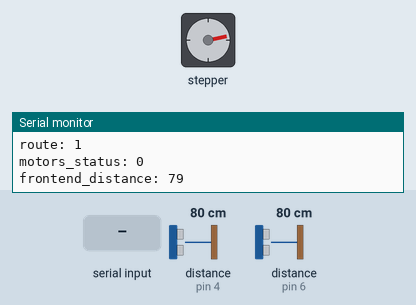
Recording of a sketch running on a simulated Arduino Uno, built with avr-gcc and run on an emulated ATmega328P. On the bench: stepper motor, the last lines printed to the serial monitor. Wiring (inferred from the names in the program): ultrasonic range finder: trigger pin 7; echo pin 6. The inputs (shaded band) are chosen by the test bench; at power-on: distance to the obstacle (sensors on pin 6, pin 4) 80 cm. The echo pulse lasts 58.3 µs per cm; stepper angles assume 2048 steps per turn.

Above: at 2.2 s.
2.3 s: distance to the obstacle (sensor on pin 6) set to 18 cm
At 2.45 s:
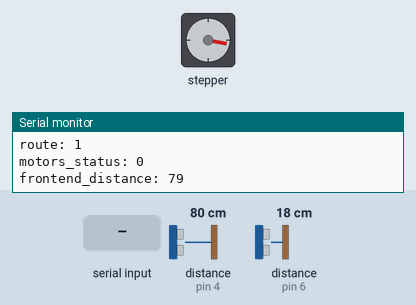
5.8 s: distance to the obstacle (sensor on pin 6) set to 250 cm
9.7 s: distance to the obstacle (sensor on pin 6) set to 2 cm
At 10.8 s:
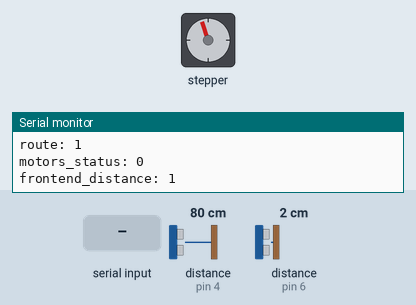
11.5 s: "motors_unlock" received over Serial
At 12.97 s:
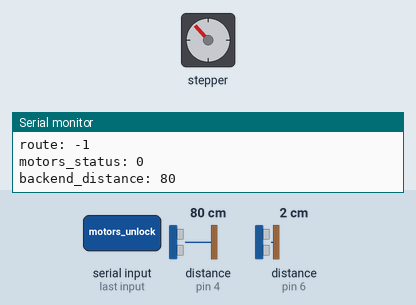
15.4 s: distance to the obstacle (sensor on pin 4) set to 11 cm
18.9 s: distance to the obstacle (sensor on pin 4) set to 8 cm
At 20.1 s:
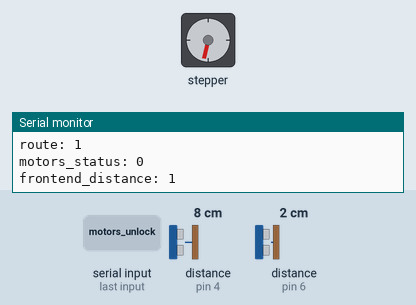
Timing chart, 0 to 21.5 s (numbered marks = the images above; inputs shaded):
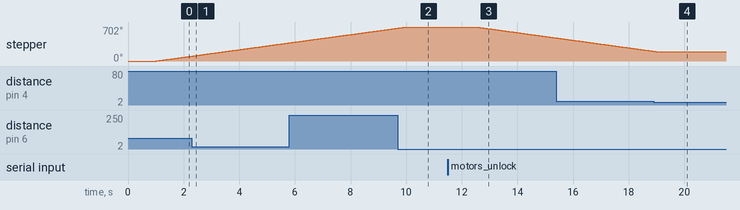

The sketch:

kiz_bocegi_arduino_code_folder.ino
```cpp
/*
  Asagidaki kodlar'da zamaninda yuksek tecrubeleriyle bize desteklerini esirgemeyen Sn. M. Said Bilgehan'in buyuk  katkileri bulunmaktadir.
  Bu katki, emek ve destekleri sebebiyle
  Sn. Bilgehan anisina aracimizin gomulu kodlarinda ismini saygiyla aniyor ve yasatiyoruz...
  gitlab.com/msaidbilgehan
*/

/*
  For motors control, using this tutorial:
  https://www.makerguides.com/l298n-stepper-motor-arduino-tutorial/

*/

///////////////////////
//      LIBRARY      //
///////////////////////
#include <AccelStepper.h>
#include <TimerOne.h>
///////////////////////
// DEVELOPER MODE    //
///////////////////////

#define IS_PRINT true
#define PRINT_DELAY_TIME 100

///////////////////////
// PIN CONFIGURATIONS//
///////////////////////

// Motor Pins
#define MotorInterfaceType 4 // for l298n : "4"

// Backend distance sensor
#define ECHO_PIN_BACKEND 4
#define TRIG_PIN_BACKEND 5

// Frontend distance sensor
#define ECHO_PIN_FRONT 6
#define TRIG_PIN_FRONT 7

////////////////////
// ENUM VARIABLES //
////////////////////
enum motor_status {
  MOTORS_FORWARD,
  MOTORS_BACKWARD,
  MOTORS_STOP
};

enum sensors{
  DISTANCE_SENSORS_FRONT,
  DISTANCE_SENSORS_BACKEND
};

//////////////////////
// SHARED VARIABLES //
//////////////////////

typedef struct kiz_bocegi_code_shared{

  motor_status status;

  int route = 1;
  int lock_motor = 0;

  long time_wave_front;   // front wave time value
  long distance_front;    // front distance value

  long time_wave_backend; // backend wave time value
  long distance_backend;  // backend distance value

  int motor_speed = 500;  // default value is 500 for motors_speed

  int stop_distance_backend_sensor; // if backend  distance less equal than this value, motors stops
  int stop_distance_frontend_sensor;// if frontend distance less equal than this value, motors stops

  volatile long ultrasonic_echo_start = 0;

  AccelStepper stepper_motors;

} kiz_bocegi;

kiz_bocegi g_shared;

void distance_sensors_configurations()
{
  pinMode(TRIG_PIN_FRONT, OUTPUT);
  pinMode(TRIG_PIN_BACKEND, OUTPUT);
  pinMode(ECHO_PIN_FRONT, INPUT);
  pinMode(ECHO_PIN_BACKEND, INPUT);

  set_sensor_stop_distance(9, 9);
}

void motor_configurations(){
  g_shared.stepper_motors = AccelStepper(MotorInterfaceType, 8, 9, 10, 11);
  g_shared.stepper_motors.setMaxSpeed(1000);
}

void set_speed(int speed)
{
  g_shared.motor_speed = speed;
}

void set_motor_status(motor_status flag)
{

  // This function is update motors_status.
  // Then set motor_pins low or high value using  digitalWrite function.

  switch (flag)
  {
    case MOTORS_FORWARD:
        g_shared.stepper_motors.setSpeed(g_shared.motor_speed);
        g_shared.stepper_motors.runSpeed();
      break;
    case MOTORS_BACKWARD:
        g_shared.stepper_motors.setSpeed(-g_shared.motor_speed);
        g_shared.stepper_motors.runSpeed();
      break;

    case MOTORS_STOP:
        g_shared.stepper_motors.stop();
      break;
  }
}

int get_distance(sensors flag)
{
  // This function gets distance value from distance sensors.

  int trig_pin, echo_pin;
  long *time_wave, *distance;

  switch (flag)
  {
    case DISTANCE_SENSORS_FRONT:
      trig_pin = TRIG_PIN_FRONT;
      echo_pin = ECHO_PIN_FRONT;
      time_wave = &g_shared.time_wave_front;
      distance = &g_shared.distance_front;
      break;
    case DISTANCE_SENSORS_BACKEND:
      trig_pin = TRIG_PIN_BACKEND;
      echo_pin = ECHO_PIN_BACKEND;
      time_wave = &g_shared.time_wave_backend;
      distance = &g_shared.distance_backend;
      break;
  }

  digitalWrite(trig_pin, LOW);
  delayMicroseconds(10);
  digitalWrite(trig_pin, HIGH);
  delayMicroseconds(10);
  digitalWrite(trig_pin, LOW);

  *time_wave = pulseIn(echo_pin, HIGH);
  *distance = *time_wave /29.1/2;

}

void threasold_distance_sensors(sensors flag)
{
  // if distance value is greater than 200, we set distance value to 200.

  switch (flag)
  {
  case DISTANCE_SENSORS_FRONT:
    if(g_shared.distance_front > 200)
      g_shared.distance_front = 200;
    break;

  case DISTANCE_SENSORS_BACKEND:
    if(g_shared.distance_backend > 200)
      g_shared.distance_backend = 200;
    break;
  }
}

void set_sensor_stop_distance(int frontend_distance, int backend_distance)
{
  g_shared.stop_distance_backend_sensor  = backend_distance;
  g_shared.stop_distance_frontend_sensor = frontend_distance;
}

void check_distance_sensors(sensors sensor){
  get_distance(sensor);
  threasold_distance_sensors(sensor);
}

void read_serial(){
  String serial_message = "";

  if (Serial.available() > 0)
  {
      serial_message = Serial.readString();
      serial_message.trim();
  }

  if (serial_message == "motors_forward")
  {
    set_motor_status(MOTORS_FORWARD);
  }
  else if (serial_message == "motors_backward")
  {
    set_motor_status(MOTORS_BACKWARD);
  }
  else if (serial_message == "motors_stop")
  {
    set_motor_status(MOTORS_STOP);
  }
  else if (serial_message == "motors_unlock"){
    g_shared.lock_motor = 0;
  }
  else if (serial_message.indexOf("new_speed: ") != -1)
  {
      serial_message.remove(0, 11);
      int new_speed = serial_message.toInt();
      set_speed(new_speed);
  }
}

void test_code_go_without_sensors()
{
  set_speed(500);
  set_motor_status(MOTORS_FORWARD);
}

void interrupt ()
{
  /*
    https://gelecegiyazanlar.turkcell.com.tr/konu/egitim/arduino-401/zaman-kesmesi-timer-interrupt
  */
  cli();
  TCCR1A = 0;
  TCCR1B = 0;
  TCNT1  = 0;
  OCR1A = 15624;
  TCCR1B |= (1 << WGM12);
  TCCR1B |= (1 << CS12) | (1 << CS10);
  TIMSK1 |= (1 << OCIE1A);

  sei();

}

void setup()
{
  distance_sensors_configurations();
  motor_configurations();
  interrupt();

  #if IS_PRINT
    Serial.begin(9600);
    delay(1000);
  #endif
}

void print_vehicle_status(){
  Serial.println("lock: " + String(g_shared.lock_motor));
  Serial.println("route: " + String(g_shared.route));
  Serial.println("motors_status: " + String(g_shared.status));
}

void print_distance(sensors sensor)
{
  switch (sensor)
  {
  case DISTANCE_SENSORS_FRONT:
    Serial.println("frontend_distance: " + String(g_shared.distance_front));
    break;

  case DISTANCE_SENSORS_BACKEND:
    Serial.println("backend_distance: " + String(g_shared.distance_backend));
    break;
  }
}


ISR(TIMER1_COMPA_vect)
{
  print_vehicle_status();

  if(g_shared.route == 1)
  {
    check_distance_sensors(DISTANCE_SENSORS_FRONT);
    print_distance(DISTANCE_SENSORS_FRONT);
  }

  else if (g_shared.route == -1)
  {
    check_distance_sensors(DISTANCE_SENSORS_BACKEND);
    print_distance(DISTANCE_SENSORS_BACKEND);
  }

}

void scenario()
{
  //  below lines are functions which calculate distance using distance_sensors and print info to serial monitor.

  read_serial();

  if (g_shared.route == 1)
  {
    g_shared.distance_backend = -1;
    if (g_shared.distance_front <= g_shared.stop_distance_frontend_sensor)
    {
      set_motor_status(MOTORS_STOP);
      g_shared.route = -1;
      g_shared.lock_motor = 1;
      delay(1000);

    }
    if (g_shared.lock_motor == 0)
      set_motor_status(MOTORS_FORWARD);

  }
  else if (g_shared.route == -1)
  {
    g_shared.distance_front = -1;
    if (g_shared.distance_backend <= g_shared.stop_distance_backend_sensor)
    {
      set_motor_status(MOTORS_STOP);
      g_shared.route = 1;
      g_shared.lock_motor = 1;
      delay(1000);
    }
    if (g_shared.lock_motor == 0)
      set_motor_status(MOTORS_BACKWARD);
  }
}
void loop()
{
  scenario();
}
```

Measured:
- the behaviour switches between 10 and 9 cm on distance to the obstacle (sensor on pin 4) (found by bisection; images 3 and 4)
- after the input at 9.7 s, stepper: goes on until 10.0 s, then stays 702°
- after the input at 11.5 s, stepper: keeps turning counter-clockwise at about 79°/s, starting after 1.0 s
- after the input at 18.9 s, stepper: goes on until 19.0 s, then stays 193°
